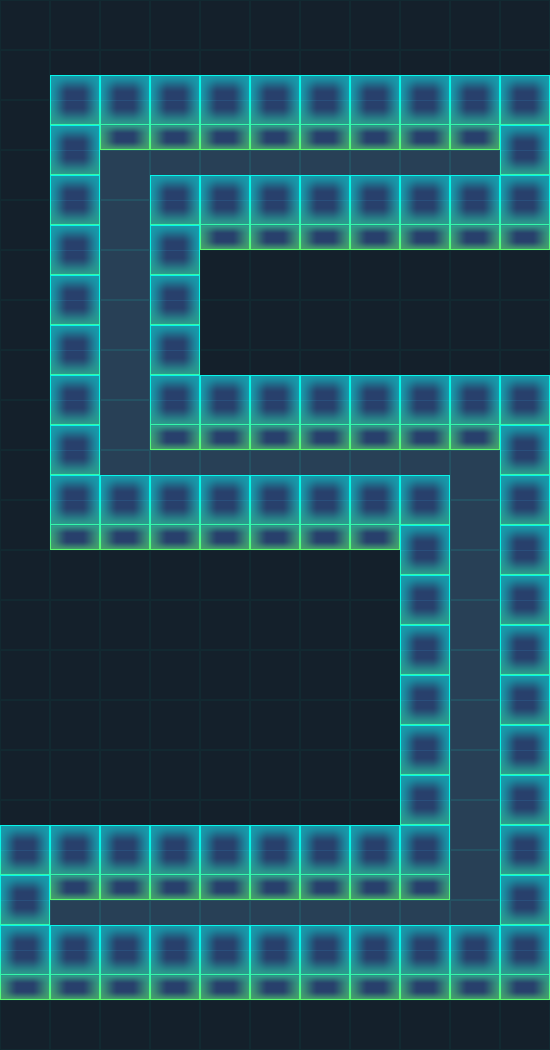

A level layout from a 2D game, rendered from its tile map. Below: a short description, then the map file with its tile-grid data intact:
An orthogonal 11x21 tile map with 50x50 px tiles, 4 tile layers (BG, WallBottom, Play, WallUp) and 12 objects (Hero, M1, M2, End).

<map version="1.0" orientation="orthogonal" renderorder="right-down" width="11" height="21" tilewidth="50" tileheight="50" nextobjectid="16">
 <tileset firstgid="1" source="tiles.tsx" />
 <layer name="BG" width="11" height="21">
  <data encoding="csv">
6,6,6,6,6,6,6,6,6,6,6,
6,6,6,6,6,6,6,6,6,6,6,
6,6,6,6,6,6,6,6,6,6,6,
6,6,5,5,5,5,5,5,5,5,6,
6,6,5,6,6,6,6,6,6,6,6,
6,6,5,6,6,6,6,6,6,6,6,
6,6,5,6,6,6,6,6,6,6,6,
6,6,5,6,6,6,6,6,6,6,6,
6,6,5,6,6,6,6,6,6,6,6,
6,6,5,5,5,5,5,5,5,5,6,
6,6,6,6,6,6,6,6,6,5,6,
6,6,6,6,6,6,6,6,6,5,6,
6,6,6,6,6,6,6,6,6,5,6,
6,6,6,6,6,6,6,6,6,5,6,
6,6,6,6,6,6,6,6,6,5,6,
6,6,6,6,6,6,6,6,6,5,6,
6,6,6,6,6,6,6,6,6,5,6,
6,6,6,6,6,6,6,6,6,5,6,
6,5,5,5,5,5,5,5,5,5,6,
6,6,6,6,6,6,6,6,6,6,6,
6,6,6,6,6,6,6,6,6,6,6
</data>
 </layer>
 <layer name="WallBottom" width="11" height="21">
  <data encoding="csv">
0,0,0,0,0,0,0,0,0,0,0,
0,0,0,0,0,0,0,0,0,0,0,
0,4,2,2,2,2,2,2,2,2,4,
0,4,0,0,0,0,0,0,0,0,4,
0,4,0,4,2,2,2,2,2,2,2,
0,4,0,4,0,0,0,0,0,0,0,
0,4,0,4,0,0,0,0,0,0,0,
0,4,0,4,1,1,1,1,1,1,1,
0,4,0,2,2,2,2,2,2,2,4,
0,4,0,0,0,0,0,0,0,0,4,
0,2,2,2,2,2,2,2,4,0,4,
0,0,0,0,0,0,0,0,4,0,4,
0,0,0,0,0,0,0,0,4,0,4,
0,0,0,0,0,0,0,0,4,0,4,
0,0,0,0,0,0,0,0,4,0,4,
0,0,0,0,0,0,0,0,4,0,4,
1,1,1,1,1,1,1,1,4,0,4,
4,2,2,2,2,2,2,2,2,0,4,
4,0,0,0,0,0,0,0,0,0,4,
2,2,2,2,2,2,2,2,2,2,2,
0,0,0,0,0,0,0,0,0,0,0
</data>
 </layer>
 <objectgroup name="Coin">
  <object id="5" x="107" y="906" width="381" height="34" />
  <object id="6" x="462" y="463" width="26" height="422" />
  <object id="7" x="113" y="459" width="322" height="33" />
  <object id="8" x="113" y="164" width="23" height="282" />
  <object id="9" x="170" y="159" width="265" height="32" />
 </objectgroup>
 <objectgroup name="Star">
  <object id="11" x="110" y="259" width="32" height="35">
   <ellipse />
  </object>
  <object id="12" x="260" y="463" width="27" height="26">
   <ellipse />
  </object>
  <object id="13" x="460" y="664" width="29" height="27">
   <ellipse />
  </object>
 </objectgroup>
 <objectgroup name="Actor">
  <object id="1" name="Hero" x="75" y="925" width="10" height="10">
   <ellipse />
  </object>
  <object id="2" name="M1" x="475" y="925" width="10" height="10">
   <ellipse />
  </object>
  <object id="3" name="M2" x="475" y="475" width="10" height="10">
   <ellipse />
  </object>
  <object id="15" name="End" x="475" y="175" width="10" height="10">
   <ellipse />
  </object>
 </objectgroup>
 <layer name="Play" width="11" height="21">
  <data encoding="csv">
0,0,0,0,0,0,0,0,0,0,0,
0,0,0,0,0,0,0,0,0,0,0,
0,0,0,0,0,0,0,0,0,0,0,
0,0,0,0,0,0,0,0,0,0,0,
0,0,0,0,0,0,0,0,0,0,0,
0,0,0,0,0,0,0,0,0,0,0,
0,0,0,0,0,0,0,0,0,0,0,
0,0,0,0,0,0,0,0,0,0,0,
0,0,0,0,0,0,0,0,0,0,0,
0,0,0,0,0,0,0,0,0,0,0,
0,0,0,0,0,0,0,0,0,0,0,
0,0,0,0,0,0,0,0,0,0,0,
0,0,0,0,0,0,0,0,0,0,0,
0,0,0,0,0,0,0,0,0,0,0,
0,0,0,0,0,0,0,0,0,0,0,
0,0,0,0,0,0,0,0,0,0,0,
0,0,0,0,0,0,0,0,0,0,0,
0,0,0,0,0,0,0,0,0,0,0,
0,0,0,0,0,0,0,0,0,0,0,
0,0,0,0,0,0,0,0,0,0,0,
0,0,0,0,0,0,0,0,0,0,0
</data>
 </layer>
 <layer name="WallUp" width="11" height="21">
  <data encoding="csv">
0,0,0,0,0,0,0,0,0,0,0,
0,1,1,1,1,1,1,1,1,1,1,
0,0,0,0,0,0,0,0,0,0,0,
0,0,0,1,1,1,1,1,1,1,0,
0,0,0,0,0,0,0,0,0,0,0,
0,0,0,0,0,0,0,0,0,0,0,
0,0,0,0,0,0,0,0,0,0,0,
0,0,0,0,0,0,0,0,0,0,0,
0,0,0,0,0,0,0,0,0,0,0,
0,0,1,1,1,1,1,1,1,0,0,
0,0,0,0,0,0,0,0,0,0,0,
0,0,0,0,0,0,0,0,0,0,0,
0,0,0,0,0,0,0,0,0,0,0,
0,0,0,0,0,0,0,0,0,0,0,
0,0,0,0,0,0,0,0,0,0,0,
0,0,0,0,0,0,0,0,0,0,0,
0,0,0,0,0,0,0,0,0,0,0,
0,0,0,0,0,0,0,0,0,0,0,
0,1,1,1,1,1,1,1,1,1,0,
0,0,0,0,0,0,0,0,0,0,0,
0,0,0,0,0,0,0,0,0,0,0
</data>
 </layer>
</map>
